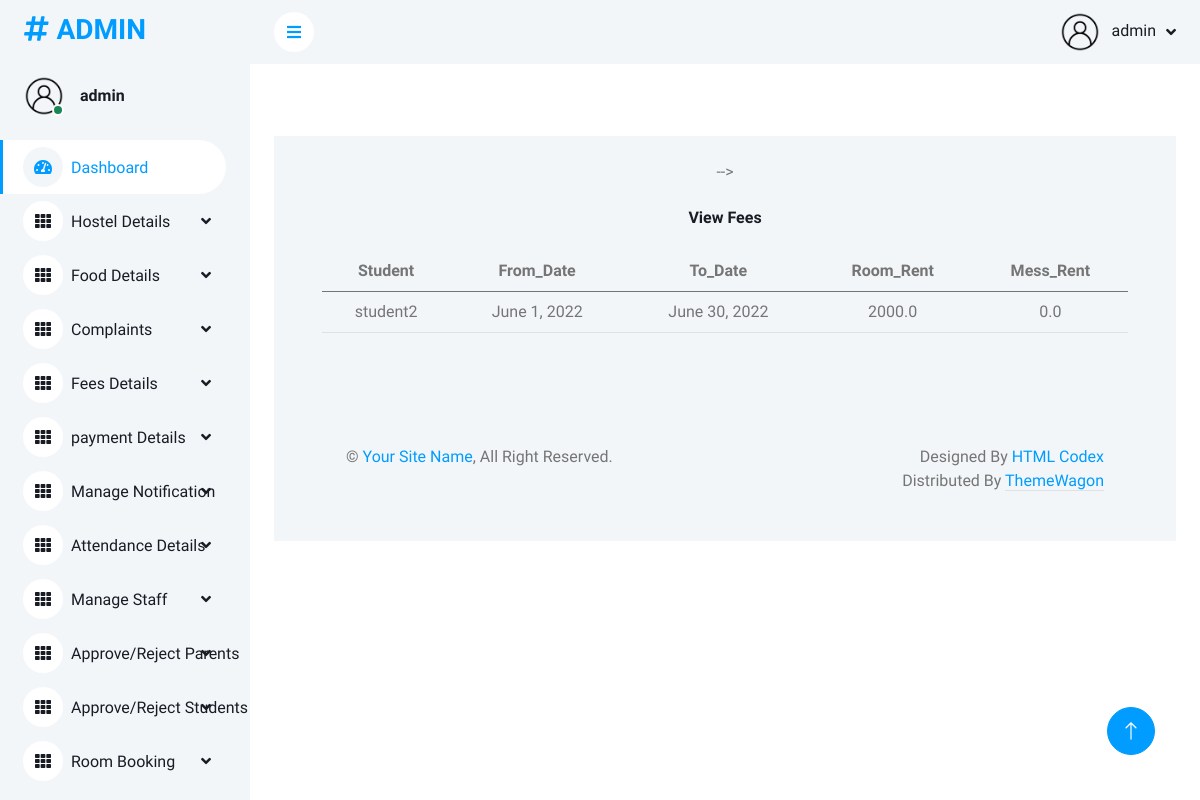
Before: /viewfees (signed in) with the older database file.
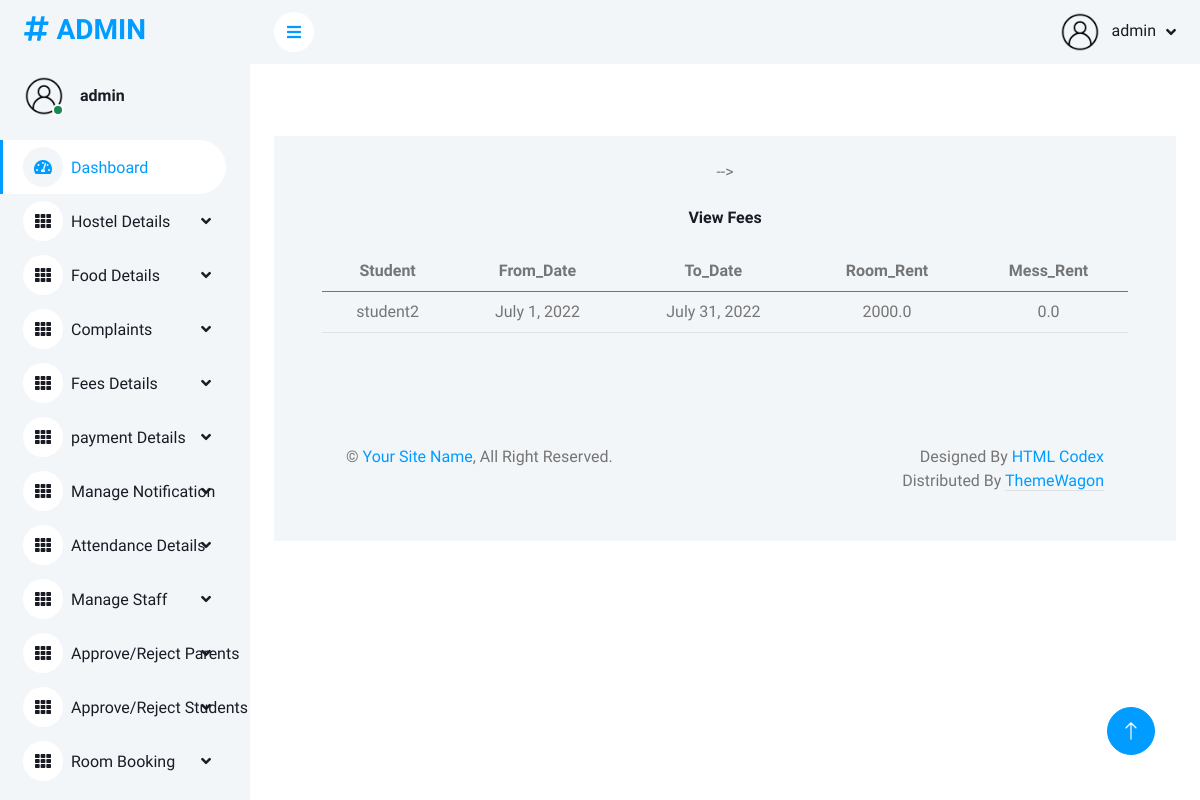
After: the same page with the newer database file.
### app/models.py (models this page shows, shortened)
class Fees(models.Model):
    student = models.ForeignKey(Student, on_delete=models.CASCADE)
    from_date = models.DateField(null=True)
    to_date = models.DateField(null=True)
    room_rent = models.FloatField(default=0)
    mess_bill = models.FloatField(default=0)
    amount = models.FloatField(default=0)
    status = models.BooleanField(default=False)
    paid_by = models.CharField(max_length=100)
    paid_date = models.DateField(null=True)
    payment = models.CharField(max_length=100)

class Student(models.Model):
    user = models.OneToOneField(Login, on_delete=models.CASCADE, primary_key=True, related_name='student')
    name = models.CharField(max_length=50)
    address = models.TextField()
    contact_no = models.IntegerField()
    email = models.EmailField()
    approval_status = models.BooleanField(default=0)
    image = models.ImageField(upload_to='profile', null=True)
    seen = models.BooleanField(default=False)
    def __str__(self):
        return self.name

### app/adminviews.py (the view)
@login_required(login_url='login')
def view_fees(request):
    data = Fees.objects.all()
    return render(request, 'admin_temp/view_fees.html', {'data': data})

### templates/admin_temp/view_fees.html
<!DOCTYPE html>
{% extends 'admin_temp/admin_home.html' %}
{% block content %}
{% load static %}
<div class="col-12">
    <div class="bg-light rounded h-100 p-4">
        <h6 class="mb-4">View Fees</h6>
        <div class="table-responsive">
            <table class="table">
                <thead>
                <tr>
                    <th scope="col">Student</th>
                    <th scope="col">From_Date</th>
                    <th scope="col">To_Date</th>
                    <th scope="col">Room_Rent</th>
                    <th scope="col">Mess_Rent</th>
                </tr>
                </thead>
                <tbody>
                {% for i in data %}
                <tr>
                    <td>{{i.student}}</td>
                    <td>{{i.from_date}}</td>
                    <td>{{i.to_date}}</td>
                    <td>{{i.room_rent}}</td>
                    <td>{{i.mess_bill}}</td>
                </tr>
                </tbody>
                {% endfor %}
            </table>
        </div>
{% endblock %}

Changed rows visible on the page:
changed Fees "student2": from_date "June 1, 2022" → "July 1, 2022"; to_date "June 30, 2022" → "July 31, 2022"
